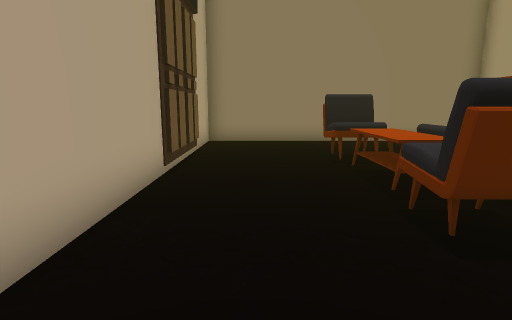
[1] (above)

16 first-person views from a walk through a 3-D level made in the Unity game engine. The camera is 1.3 m above the floor, tilts 10° down and sees 80° across. The floor is counted in squares, 1 m on a side. Each view is taken from the middle of a square. On the plan, view 1 faces up. The plan holds only what a view shows up to about 14 squares ahead; the rest is blank. The player character is not drawn. Some surface patterns are stand-ins.

[2]
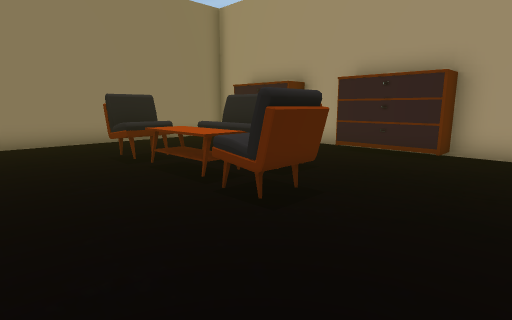

[3]
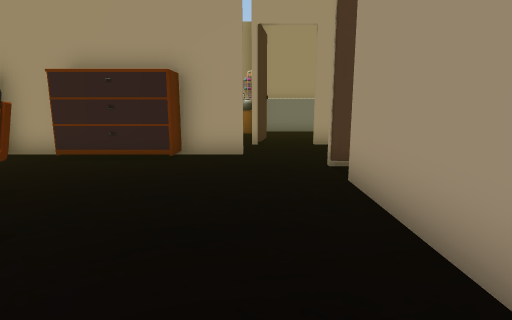

[4]
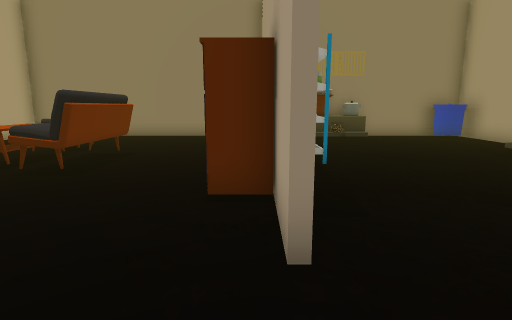

[5]
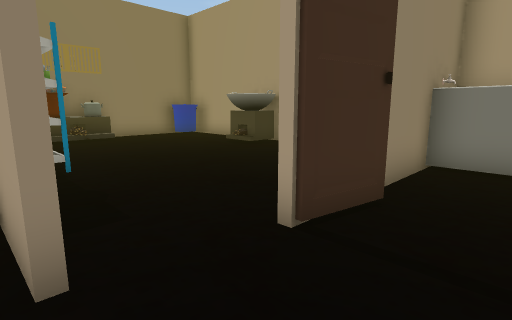

[6]
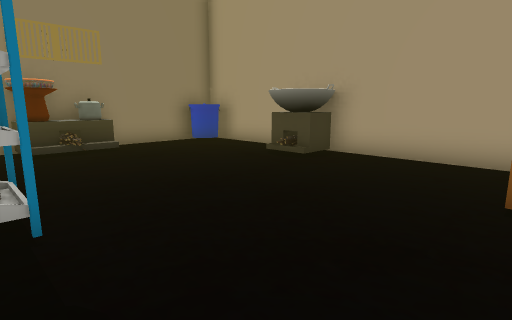

[7]
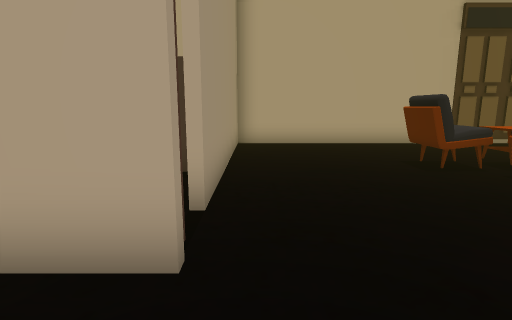

[8]
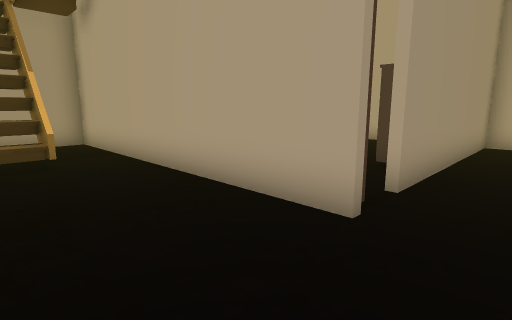

[9]
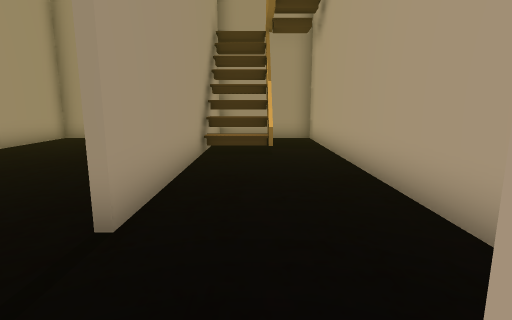

[10]
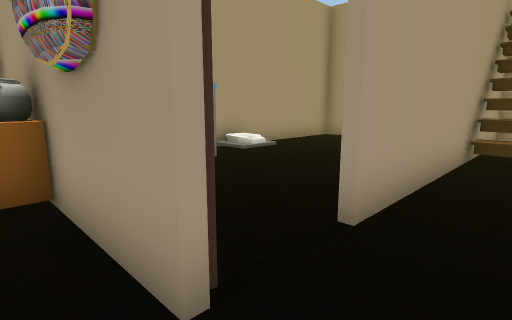

[11]
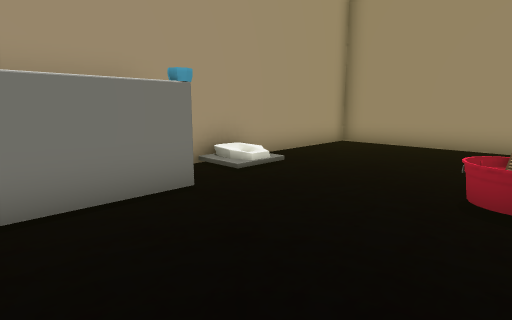

[12]
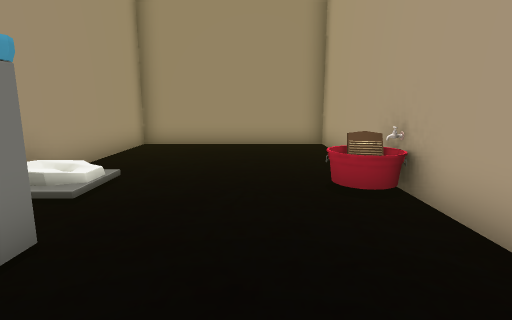

[13]
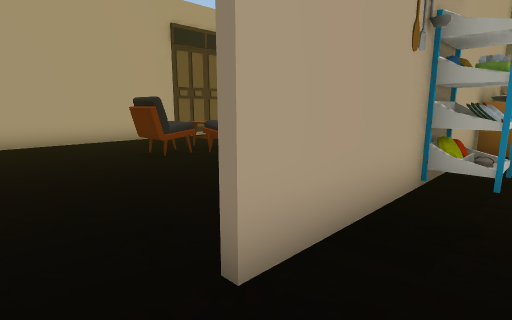

[14]
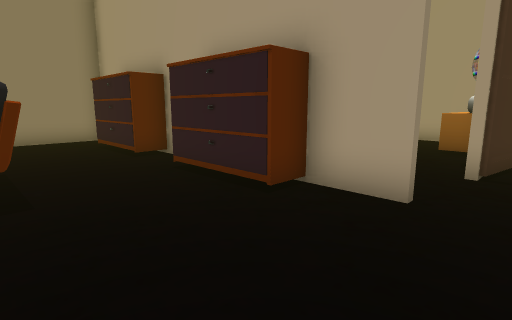

[15]
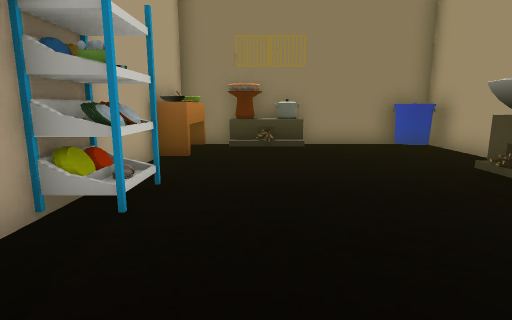

[16]
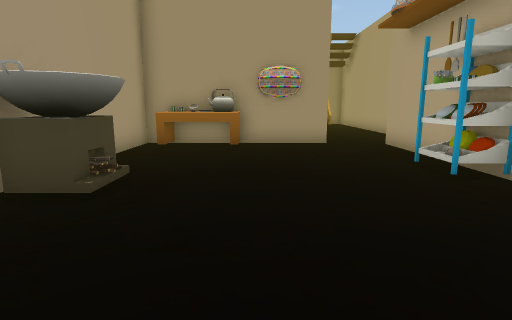

### Floor plan
Ten units are one square. View 1 is at (0, 0); x grows to the right and y downward. Boxes are objects, and circles mark ways between rooms. Rooms are numbered by the first view taken in them; rooms with no view inside come last. Other rooms are left out.
<svg viewBox="-23 -121 197 242">
<path fill="none" stroke="#000" d="M83 -56 83 -68 73 -68 73 -96M82 -20 73 -20 73 -49M85 -15 85 -3M83 -3 83 -26M68 15 68 90M64 20 65 15M109 1 104 1M80 -116 -18 -116 -18 16 54 16M121 4 105 1M105 64 105 20M150 36 150 0M107 35 107 116 169 116 169 47M154 1 129 1M108 60 115 62M155 -55 155 -70 159 -71M154 -69 166 -69M157 -53 152 -58 151 -62 152 -67 157 -71 164 -69M95 -56 83 -56M165 -55 159 -53 155 -54M166 -56 154 -56M88 -44 95 -44 84 -44M84 -57 95 -57 95 -44M111 -107 107 -104M136 -1 136 -14 161 -14M95 -110 95 -83 85 -83M102 -116 85 -116 85 -15M104 -1 155 -1M169 -1 169 -116 109 -116M125 -105 102 -105M159 -6 159 -14"/>
<rect x="15" y="-45" width="20" height="20" fill="#bbb"><title>other object</title></rect>
<rect x="15" y="-65" width="20" height="20" fill="#bbb"><title>other object</title></rect>
<rect x="15" y="-85" width="20" height="20" fill="#bbb"><title>other object</title></rect>
<rect x="35" y="-65" width="20" height="30" fill="#bbb"><title>other object</title></rect>
<circle cx="110" cy="15" r="3" fill="#2a7"/>
<circle cx="95" cy="-5" r="3" fill="#2a7"/>
<text x="40" y="-40">1</text>
<text x="140" y="70">2</text>
<text x="130" y="-60">3</text>
</svg>
Room 1 opens to room 2. Room 1 opens to room 3.

Where each view was taken, in squares from view 1:
view 1: 0 up, 0 right, facing up
view 2: 0 up, 1 left, facing up-right
view 3: 0 up, 0 right, facing right
view 4: 2 down, 8 right, facing up
view 5: 2 down, 8 right, facing up-right
view 6: 1 up, 9 right, facing up-right
view 7: 1 down, 9 right, facing left
view 8: 0 up, 10 right, facing down-left
view 9: 1 up, 9 right, facing down
view 10: 1 up, 9 right, facing down-right
view 11: 1 down, 11 right, facing down-right
view 12: 1 down, 13 right, facing down
view 13: 1 down, 10 right, facing up-left
view 14: 1 down, 4 right, facing up-right
view 15: 1 up, 11 right, facing up
view 16: 11 up, 13 right, facing down
